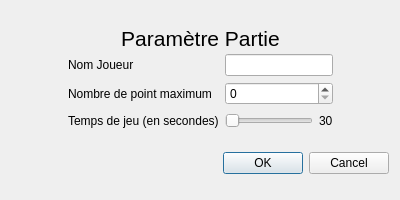
<?xml version="1.0" encoding="UTF-8"?>
<ui version="4.0">
 <class>Dialog</class>
 <widget class="QDialog" name="Dialog">
  <property name="geometry">
   <rect>
    <x>0</x>
    <y>0</y>
    <width>400</width>
    <height>200</height>
   </rect>
  </property>
  <property name="minimumSize">
   <size>
    <width>400</width>
    <height>200</height>
   </size>
  </property>
  <property name="maximumSize">
   <size>
    <width>400</width>
    <height>200</height>
   </size>
  </property>
  <property name="windowTitle">
   <string>Dialog</string>
  </property>
  <layout class="QVBoxLayout" name="verticalLayout_2">
   <item>
    <layout class="QHBoxLayout" name="hFenetreDiagog">
     <item>
      <spacer name="hSpacerG">
       <property name="orientation">
        <enum>Qt::Horizontal</enum>
       </property>
       <property name="sizeHint" stdset="0">
        <size>
         <width>40</width>
         <height>20</height>
        </size>
       </property>
      </spacer>
     </item>
     <item>
      <layout class="QVBoxLayout" name="vLayout">
       <item>
        <widget class="QLabel" name="lTitreDialog">
         <property name="maximumSize">
          <size>
           <width>16777215</width>
           <height>22</height>
          </size>
         </property>
         <property name="font">
          <font>
           <pointsize>16</pointsize>
          </font>
         </property>
         <property name="text">
          <string>Paramètre Partie</string>
         </property>
         <property name="alignment">
          <set>Qt::AlignHCenter|Qt::AlignTop</set>
         </property>
        </widget>
       </item>
       <item>
        <layout class="QGridLayout" name="gridLayout">
         <item row="0" column="1">
          <widget class="QLineEdit" name="lineEdit"/>
         </item>
         <item row="2" column="0">
          <widget class="QLabel" name="lMaxSeconde">
           <property name="maximumSize">
            <size>
             <width>16777215</width>
             <height>20</height>
            </size>
           </property>
           <property name="text">
            <string>Temps de jeu (en secondes)</string>
           </property>
          </widget>
         </item>
         <item row="1" column="1">
          <widget class="QSpinBox" name="spinBox"/>
         </item>
         <item row="1" column="0">
          <widget class="QLabel" name="lMaxPoint">
           <property name="text">
            <string>Nombre de point maximum</string>
           </property>
          </widget>
         </item>
         <item row="0" column="0">
          <widget class="QLabel" name="lNomJoueur">
           <property name="text">
            <string>Nom Joueur</string>
           </property>
          </widget>
         </item>
         <item row="2" column="1">
          <layout class="QHBoxLayout" name="hLayout">
           <item>
            <widget class="QSlider" name="slider">
             <property name="orientation">
              <enum>Qt::Horizontal</enum>
             </property>
            </widget>
           </item>
           <item>
            <widget class="QLabel" name="lSecondeDialog">
             <property name="text">
              <string>30</string>
             </property>
            </widget>
           </item>
          </layout>
         </item>
        </layout>
       </item>
      </layout>
     </item>
     <item>
      <spacer name="hSpacerD">
       <property name="orientation">
        <enum>Qt::Horizontal</enum>
       </property>
       <property name="sizeHint" stdset="0">
        <size>
         <width>40</width>
         <height>20</height>
        </size>
       </property>
      </spacer>
     </item>
    </layout>
   </item>
   <item>
    <widget class="QDialogButtonBox" name="buttonBox">
     <property name="orientation">
      <enum>Qt::Horizontal</enum>
     </property>
     <property name="standardButtons">
      <set>QDialogButtonBox::Cancel|QDialogButtonBox::Ok</set>
     </property>
    </widget>
   </item>
  </layout>
 </widget>
 <resources/>
 <connections>
  <connection>
   <sender>buttonBox</sender>
   <signal>accepted()</signal>
   <receiver>Dialog</receiver>
   <slot>accept()</slot>
   <hints>
    <hint type="sourcelabel">
     <x>248</x>
     <y>254</y>
    </hint>
    <hint type="destinationlabel">
     <x>157</x>
     <y>274</y>
    </hint>
   </hints>
  </connection>
  <connection>
   <sender>buttonBox</sender>
   <signal>rejected()</signal>
   <receiver>Dialog</receiver>
   <slot>reject()</slot>
   <hints>
    <hint type="sourcelabel">
     <x>316</x>
     <y>260</y>
    </hint>
    <hint type="destinationlabel">
     <x>286</x>
     <y>274</y>
    </hint>
   </hints>
  </connection>
 </connections>
</ui>
